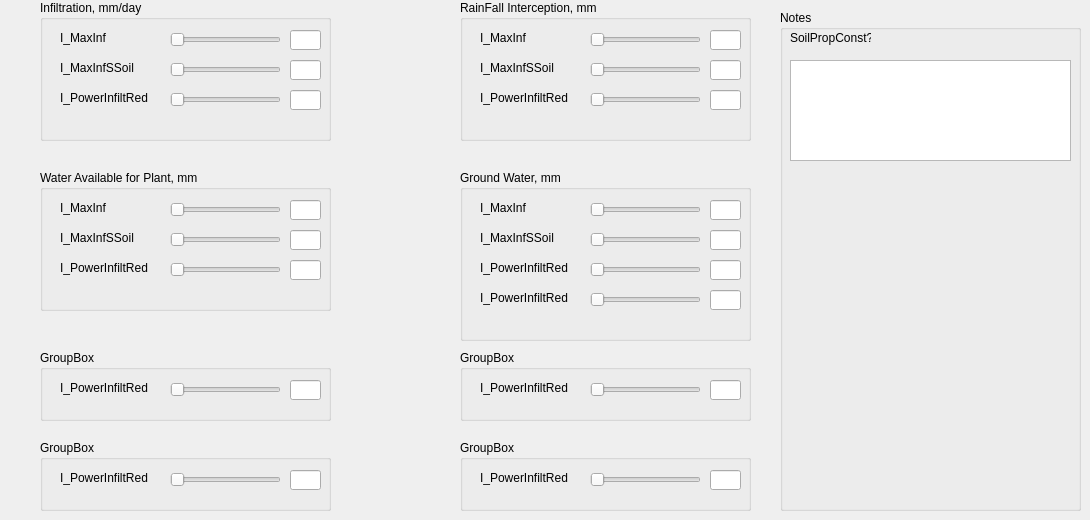
      <widget class="QWidget" name="tab_4">
       <attribute name="title">
        <string>Soil and Plant water</string>
       </attribute>
       <widget class="QGroupBox" name="groupBox">
        <property name="geometry">
         <rect>
          <x>40</x>
          <y>0</y>
          <width>291</width>
          <height>141</height>
         </rect>
        </property>
        <property name="title">
         <string>Infiltration, mm/day</string>
        </property>
        <widget class="QLabel" name="label">
         <property name="geometry">
          <rect>
           <x>20</x>
           <y>30</y>
           <width>91</width>
           <height>16</height>
          </rect>
         </property>
         <property name="text">
          <string>I_MaxInf</string>
         </property>
        </widget>
        <widget class="QSlider" name="horizontalSlider">
         <property name="geometry">
          <rect>
           <x>130</x>
           <y>30</y>
           <width>111</width>
           <height>19</height>
          </rect>
         </property>
         <property name="orientation">
          <enum>Qt::Horizontal</enum>
         </property>
        </widget>
        <widget class="QLineEdit" name="lineEdit">
         <property name="geometry">
          <rect>
           <x>250</x>
           <y>30</y>
           <width>31</width>
           <height>20</height>
          </rect>
         </property>
        </widget>
        <widget class="QLineEdit" name="lineEdit_2">
         <property name="geometry">
          <rect>
           <x>250</x>
           <y>60</y>
           <width>31</width>
           <height>20</height>
          </rect>
         </property>
        </widget>
        <widget class="QSlider" name="horizontalSlider_2">
         <property name="geometry">
          <rect>
           <x>130</x>
           <y>60</y>
           <width>111</width>
           <height>19</height>
          </rect>
         </property>
         <property name="orientation">
          <enum>Qt::Horizontal</enum>
         </property>
        </widget>
        <widget class="QLabel" name="label_2">
         <property name="geometry">
          <rect>
           <x>20</x>
           <y>60</y>
           <width>91</width>
           <height>16</height>
          </rect>
         </property>
         <property name="text">
          <string>I_MaxInfSSoil</string>
         </property>
        </widget>
        <widget class="QLineEdit" name="lineEdit_3">
         <property name="geometry">
          <rect>
           <x>250</x>
           <y>90</y>
           <width>31</width>
           <height>20</height>
          </rect>
         </property>
        </widget>
        <widget class="QLabel" name="label_3">
         <property name="geometry">
          <rect>
           <x>20</x>
           <y>90</y>
           <width>91</width>
           <height>16</height>
          </rect>
         </property>
         <property name="text">
          <string>I_PowerInfiltRed</string>
         </property>
        </widget>
        <widget class="QSlider" name="horizontalSlider_3">
         <property name="geometry">
          <rect>
           <x>130</x>
           <y>90</y>
           <width>111</width>
           <height>19</height>
          </rect>
         </property>
         <property name="orientation">
          <enum>Qt::Horizontal</enum>
         </property>
        </widget>
       </widget>
       <widget class="QGroupBox" name="groupBox_2">
        <property name="geometry">
         <rect>
          <x>40</x>
          <y>170</y>
          <width>291</width>
          <height>141</height>
         </rect>
        </property>
        <property name="title">
         <string>Water Available for Plant, mm</string>
        </property>
        <widget class="QLabel" name="label_7">
         <property name="geometry">
          <rect>
           <x>20</x>
           <y>30</y>
           <width>91</width>
           <height>16</height>
          </rect>
         </property>
         <property name="text">
          <string>I_MaxInf</string>
         </property>
        </widget>
        <widget class="QSlider" name="horizontalSlider_7">
         <property name="geometry">
          <rect>
           <x>130</x>
           <y>30</y>
           <width>111</width>
           <height>19</height>
          </rect>
         </property>
         <property name="orientation">
          <enum>Qt::Horizontal</enum>
         </property>
        </widget>
        <widget class="QLineEdit" name="lineEdit_7">
         <property name="geometry">
          <rect>
           <x>250</x>
           <y>30</y>
           <width>31</width>
           <height>20</height>
          </rect>
         </property>
        </widget>
        <widget class="QLineEdit" name="lineEdit_8">
         <property name="geometry">
          <rect>
           <x>250</x>
           <y>60</y>
           <width>31</width>
           <height>20</height>
          </rect>
         </property>
        </widget>
        <widget class="QSlider" name="horizontalSlider_8">
         <property name="geometry">
          <rect>
           <x>130</x>
           <y>60</y>
           <width>111</width>
           <height>19</height>
          </rect>
         </property>
         <property name="orientation">
          <enum>Qt::Horizontal</enum>
         </property>
        </widget>
        <widget class="QLabel" name="label_8">
         <property name="geometry">
          <rect>
           <x>20</x>
           <y>60</y>
           <width>91</width>
           <height>16</height>
          </rect>
         </property>
         <property name="text">
          <string>I_MaxInfSSoil</string>
         </property>
        </widget>
        <widget class="QLineEdit" name="lineEdit_9">
         <property name="geometry">
          <rect>
           <x>250</x>
           <y>90</y>
           <width>31</width>
           <height>20</height>
          </rect>
         </property>
        </widget>
        <widget class="QLabel" name="label_9">
         <property name="geometry">
          <rect>
           <x>20</x>
           <y>90</y>
           <width>91</width>
           <height>16</height>
          </rect>
         </property>
         <property name="text">
          <string>I_PowerInfiltRed</string>
         </property>
        </widget>
        <widget class="QSlider" name="horizontalSlider_9">
         <property name="geometry">
          <rect>
           <x>130</x>
           <y>90</y>
           <width>111</width>
           <height>19</height>
          </rect>
         </property>
         <property name="orientation">
          <enum>Qt::Horizontal</enum>
         </property>
        </widget>
       </widget>
       <widget class="QGroupBox" name="groupBox_3">
        <property name="geometry">
         <rect>
          <x>460</x>
          <y>0</y>
          <width>291</width>
          <height>141</height>
         </rect>
        </property>
        <property name="title">
         <string>RainFall Interception, mm</string>
        </property>
        <widget class="QLabel" name="label_10">
         <property name="geometry">
          <rect>
           <x>20</x>
           <y>30</y>
           <width>91</width>
           <height>16</height>
          </rect>
         </property>
         <property name="text">
          <string>I_MaxInf</string>
         </property>
        </widget>
        <widget class="QSlider" name="horizontalSlider_10">
         <property name="geometry">
          <rect>
           <x>130</x>
           <y>30</y>
           <width>111</width>
           <height>19</height>
          </rect>
         </property>
         <property name="orientation">
          <enum>Qt::Horizontal</enum>
         </property>
        </widget>
        <widget class="QLineEdit" name="lineEdit_10">
         <property name="geometry">
          <rect>
           <x>250</x>
           <y>30</y>
           <width>31</width>
           <height>20</height>
          </rect>
         </property>
        </widget>
        <widget class="QLineEdit" name="lineEdit_11">
         <property name="geometry">
          <rect>
           <x>250</x>
           <y>60</y>
           <width>31</width>
           <height>20</height>
          </rect>
         </property>
        </widget>
        <widget class="QSlider" name="horizontalSlider_11">
         <property name="geometry">
          <rect>
           <x>130</x>
           <y>60</y>
           <width>111</width>
           <height>19</height>
          </rect>
         </property>
         <property name="orientation">
          <enum>Qt::Horizontal</enum>
         </property>
        </widget>
        <widget class="QLabel" name="label_11">
         <property name="geometry">
          <rect>
           <x>20</x>
           <y>60</y>
           <width>91</width>
           <height>16</height>
          </rect>
         </property>
         <property name="text">
          <string>I_MaxInfSSoil</string>
         </property>
        </widget>
        <widget class="QLineEdit" name="lineEdit_12">
         <property name="geometry">
          <rect>
           <x>250</x>
           <y>90</y>
           <width>31</width>
           <height>20</height>
          </rect>
         </property>
        </widget>
        <widget class="QLabel" name="label_12">
         <property name="geometry">
          <rect>
           <x>20</x>
           <y>90</y>
           <width>91</width>
           <height>16</height>
          </rect>
         </property>
         <property name="text">
          <string>I_PowerInfiltRed</string>
         </property>
        </widget>
        <widget class="QSlider" name="horizontalSlider_12">
         <property name="geometry">
          <rect>
           <x>130</x>
           <y>90</y>
           <width>111</width>
           <height>19</height>
          </rect>
         </property>
         <property name="orientation">
          <enum>Qt::Horizontal</enum>
         </property>
        </widget>
       </widget>
       <widget class="QGroupBox" name="groupBox_4">
        <property name="geometry">
         <rect>
          <x>460</x>
          <y>170</y>
          <width>291</width>
          <height>171</height>
         </rect>
        </property>
        <property name="title">
         <string>Ground Water, mm</string>
        </property>
        <widget class="QLabel" name="label_13">
         <property name="geometry">
          <rect>
           <x>20</x>
           <y>30</y>
           <width>91</width>
           <height>16</height>
          </rect>
         </property>
         <property name="text">
          <string>I_MaxInf</string>
         </property>
        </widget>
        <widget class="QSlider" name="horizontalSlider_13">
         <property name="geometry">
          <rect>
           <x>130</x>
           <y>30</y>
           <width>111</width>
           <height>19</height>
          </rect>
         </property>
         <property name="orientation">
          <enum>Qt::Horizontal</enum>
         </property>
        </widget>
        <widget class="QLineEdit" name="lineEdit_13">
         <property name="geometry">
          <rect>
           <x>250</x>
           <y>30</y>
           <width>31</width>
           <height>20</height>
          </rect>
         </property>
        </widget>
        <widget class="QLineEdit" name="lineEdit_14">
         <property name="geometry">
          <rect>
           <x>250</x>
           <y>60</y>
           <width>31</width>
           <height>20</height>
          </rect>
         </property>
        </widget>
        <widget class="QSlider" name="horizontalSlider_14">
         <property name="geometry">
          <rect>
           <x>130</x>
           <y>60</y>
           <width>111</width>
           <height>19</height>
          </rect>
         </property>
         <property name="orientation">
          <enum>Qt::Horizontal</enum>
         </property>
        </widget>
        <widget class="QLabel" name="label_14">
         <property name="geometry">
          <rect>
           <x>20</x>
           <y>60</y>
           <width>91</width>
           <height>16</height>
          </rect>
         </property>
         <property name="text">
          <string>I_MaxInfSSoil</string>
         </property>
        </widget>
        <widget class="QLineEdit" name="lineEdit_15">
         <property name="geometry">
          <rect>
           <x>250</x>
           <y>90</y>
           <width>31</width>
           <height>20</height>
          </rect>
         </property>
        </widget>
        <widget class="QLabel" name="label_15">
         <property name="geometry">
          <rect>
           <x>20</x>
           <y>90</y>
           <width>91</width>
           <height>16</height>
          </rect>
         </property>
         <property name="text">
          <string>I_PowerInfiltRed</string>
         </property>
        </widget>
        <widget class="QSlider" name="horizontalSlider_15">
         <property name="geometry">
          <rect>
           <x>130</x>
           <y>90</y>
           <width>111</width>
           <height>19</height>
          </rect>
         </property>
         <property name="orientation">
          <enum>Qt::Horizontal</enum>
         </property>
        </widget>
        <widget class="QLineEdit" name="lineEdit_16">
         <property name="geometry">
          <rect>
           <x>250</x>
           <y>120</y>
           <width>31</width>
           <height>20</height>
          </rect>
         </property>
        </widget>
        <widget class="QSlider" name="horizontalSlider_16">
         <property name="geometry">
          <rect>
           <x>130</x>
           <y>120</y>
           <width>111</width>
           <height>19</height>
          </rect>
         </property>
         <property name="orientation">
          <enum>Qt::Horizontal</enum>
         </property>
        </widget>
        <widget class="QLabel" name="label_16">
         <property name="geometry">
          <rect>
           <x>20</x>
           <y>120</y>
           <width>91</width>
           <height>16</height>
          </rect>
         </property>
         <property name="text">
          <string>I_PowerInfiltRed</string>
         </property>
        </widget>
       </widget>
       <widget class="QGroupBox" name="groupBox_5">
        <property name="geometry">
         <rect>
          <x>40</x>
          <y>350</y>
          <width>291</width>
          <height>71</height>
         </rect>
        </property>
        <property name="title">
         <string>GroupBox</string>
        </property>
        <widget class="QSlider" name="horizontalSlider_17">
         <property name="geometry">
          <rect>
           <x>130</x>
           <y>30</y>
           <width>111</width>
           <height>19</height>
          </rect>
         </property>
         <property name="orientation">
          <enum>Qt::Horizontal</enum>
         </property>
        </widget>
        <widget class="QLineEdit" name="lineEdit_17">
         <property name="geometry">
          <rect>
           <x>250</x>
           <y>30</y>
           <width>31</width>
           <height>20</height>
          </rect>
         </property>
        </widget>
        <widget class="QLabel" name="label_17">
         <property name="geometry">
          <rect>
           <x>20</x>
           <y>30</y>
           <width>91</width>
           <height>16</height>
          </rect>
         </property>
         <property name="text">
          <string>I_PowerInfiltRed</string>
         </property>
        </widget>
       </widget>
       <widget class="QGroupBox" name="groupBox_6">
        <property name="geometry">
         <rect>
          <x>460</x>
          <y>350</y>
          <width>291</width>
          <height>71</height>
         </rect>
        </property>
        <property name="title">
         <string>GroupBox</string>
        </property>
        <widget class="QSlider" name="horizontalSlider_18">
         <property name="geometry">
          <rect>
           <x>130</x>
           <y>30</y>
           <width>111</width>
           <height>19</height>
          </rect>
         </property>
         <property name="orientation">
          <enum>Qt::Horizontal</enum>
         </property>
        </widget>
        <widget class="QLineEdit" name="lineEdit_18">
         <property name="geometry">
          <rect>
           <x>250</x>
           <y>30</y>
           <width>31</width>
           <height>20</height>
          </rect>
         </property>
        </widget>
        <widget class="QLabel" name="label_18">
         <property name="geometry">
          <rect>
           <x>20</x>
           <y>30</y>
           <width>91</width>
           <height>16</height>
          </rect>
         </property>
         <property name="text">
          <string>I_PowerInfiltRed</string>
         </property>
        </widget>
       </widget>
       <widget class="QGroupBox" name="groupBox_13">
        <property name="geometry">
         <rect>
          <x>40</x>
          <y>440</y>
          <width>291</width>
          <height>71</height>
         </rect>
        </property>
        <property name="title">
         <string>GroupBox</string>
        </property>
        <widget class="QSlider" name="horizontalSlider_36">
         <property name="geometry">
          <rect>
           <x>130</x>
           <y>30</y>
           <width>111</width>
           <height>19</height>
          </rect>
         </property>
         <property name="orientation">
          <enum>Qt::Horizontal</enum>
         </property>
        </widget>
        <widget class="QLineEdit" name="lineEdit_36">
         <property name="geometry">
          <rect>
           <x>250</x>
           <y>30</y>
           <width>31</width>
           <height>20</height>
          </rect>
         </property>
        </widget>
        <widget class="QLabel" name="label_36">
         <property name="geometry">
          <rect>
           <x>20</x>
           <y>30</y>
           <width>91</width>
           <height>16</height>
          </rect>
         </property>
         <property name="text">
          <string>I_PowerInfiltRed</string>
         </property>
        </widget>
       </widget>
       <widget class="QGroupBox" name="groupBox_14">
        <property name="geometry">
         <rect>
          <x>460</x>
          <y>440</y>
          <width>291</width>
          <height>71</height>
         </rect>
        </property>
        <property name="title">
         <string>GroupBox</string>
        </property>
        <widget class="QSlider" name="horizontalSlider_37">
         <property name="geometry">
          <rect>
           <x>130</x>
           <y>30</y>
           <width>111</width>
           <height>19</height>
          </rect>
         </property>
         <property name="orientation">
          <enum>Qt::Horizontal</enum>
         </property>
        </widget>
        <widget class="QLineEdit" name="lineEdit_37">
         <property name="geometry">
          <rect>
           <x>250</x>
           <y>30</y>
           <width>31</width>
           <height>20</height>
          </rect>
         </property>
        </widget>
        <widget class="QLabel" name="label_37">
         <property name="geometry">
          <rect>
           <x>20</x>
           <y>30</y>
           <width>91</width>
           <height>16</height>
          </rect>
         </property>
         <property name="text">
          <string>I_PowerInfiltRed</string>
         </property>
        </widget>
       </widget>
       <widget class="QGroupBox" name="groupBox_15">
        <property name="geometry">
         <rect>
          <x>780</x>
          <y>10</y>
          <width>301</width>
          <height>501</height>
         </rect>
        </property>
        <property name="title">
         <string>Notes</string>
        </property>
        <widget class="QLabel" name="label_38">
         <property name="geometry">
          <rect>
           <x>10</x>
           <y>20</y>
           <width>81</width>
           <height>16</height>
          </rect>
         </property>
         <property name="text">
          <string>SoilPropConst?</string>
         </property>
        </widget>
        <widget class="QTextEdit" name="textEdit">
         <property name="geometry">
          <rect>
           <x>10</x>
           <y>50</y>
           <width>281</width>
           <height>101</height>
          </rect>
         </property>
        </widget>
       </widget>
      </widget>
